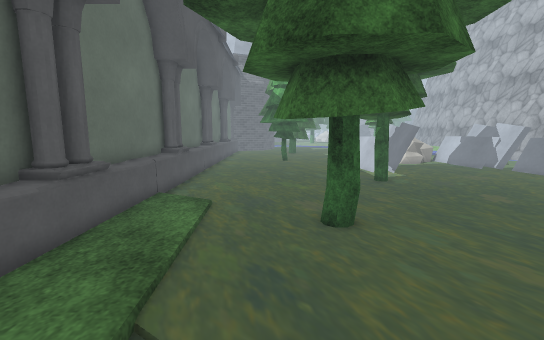
View 1 (above)

23 first-person views from a walk through a scene from a Unity 3-D project. The camera is 1.4 m above the floor, tilts 8° down and sees 90° across. The floor is counted in squares, 0.5 m on a side. Each view is taken from the middle of a square. On the plan, view 1 faces up. The plan holds only what a view shows up to about 19 squares ahead; the rest is blank. The place goes on beyond the plan. Some surface patterns are stand-ins.

View 2
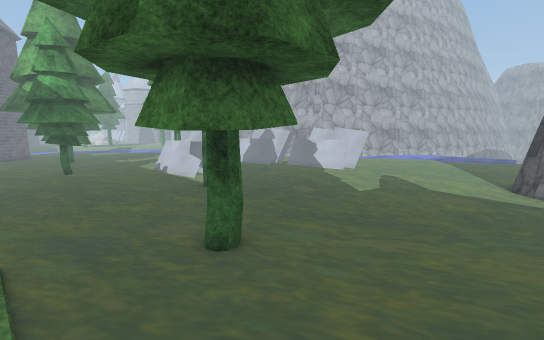

View 3
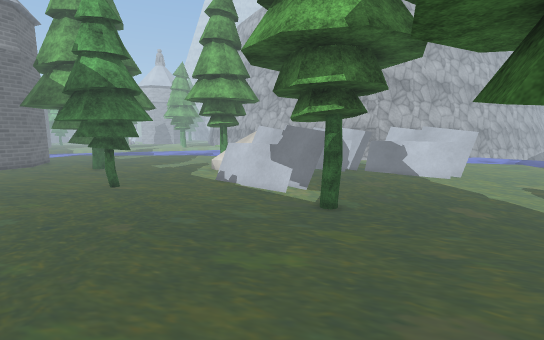

View 4
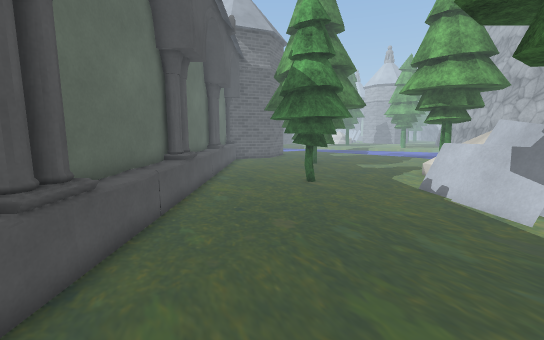

View 5
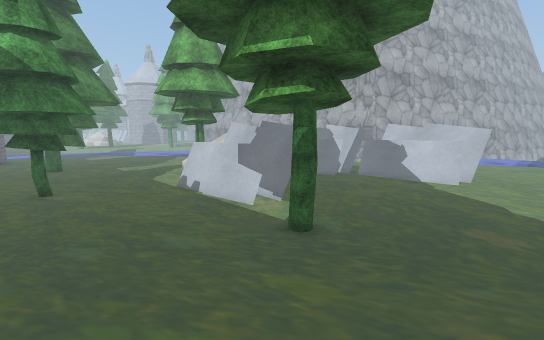

View 6
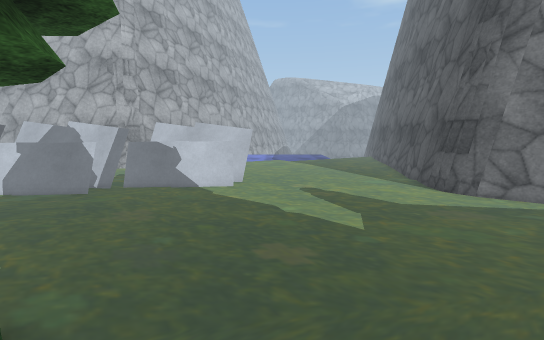

View 7
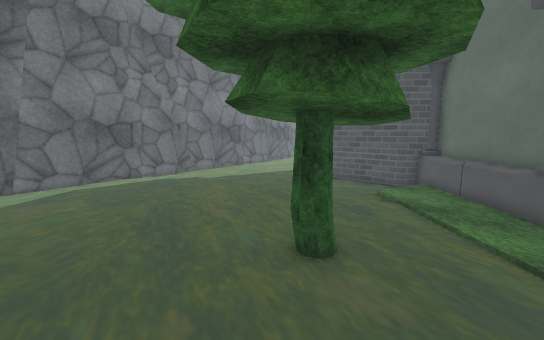

View 8
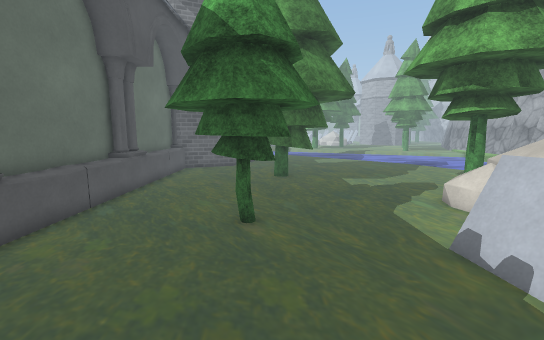

View 9
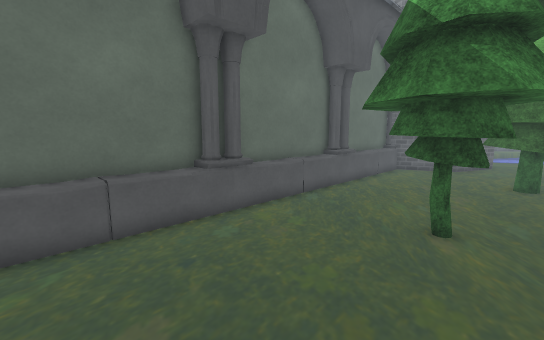

View 10
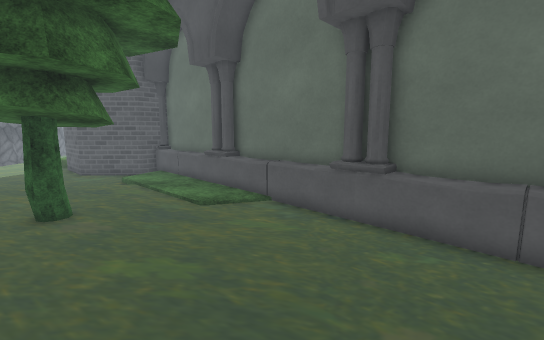

View 11
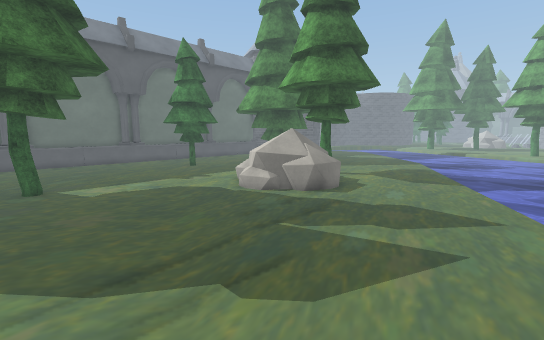

View 12
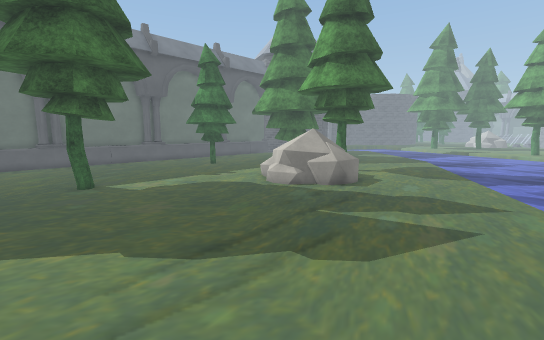

View 13
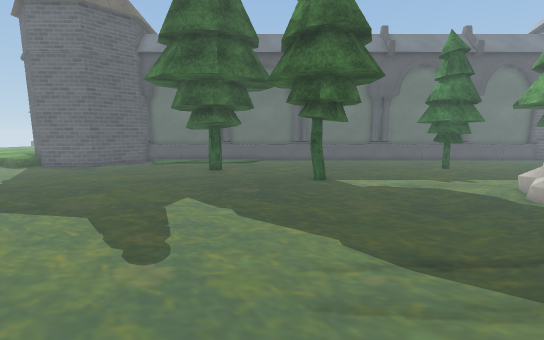

View 14
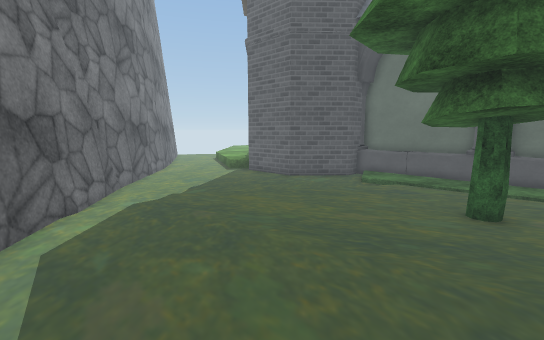

View 15
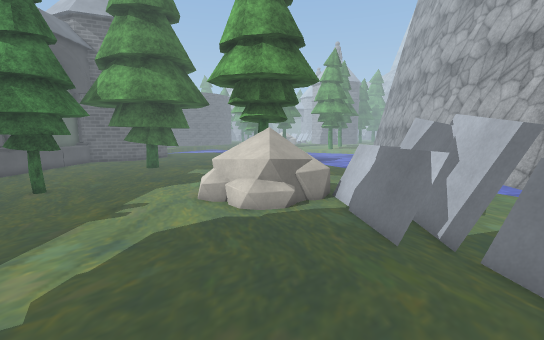

View 16
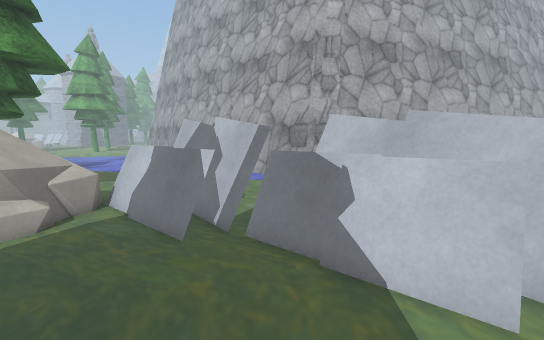

View 17
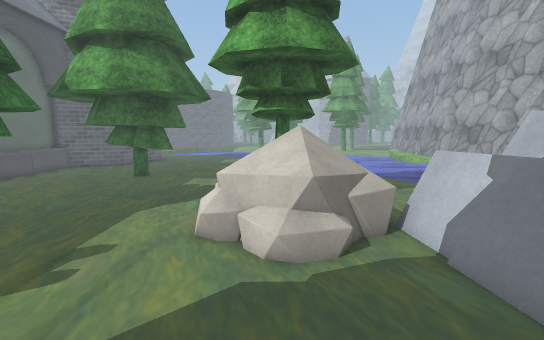

View 18
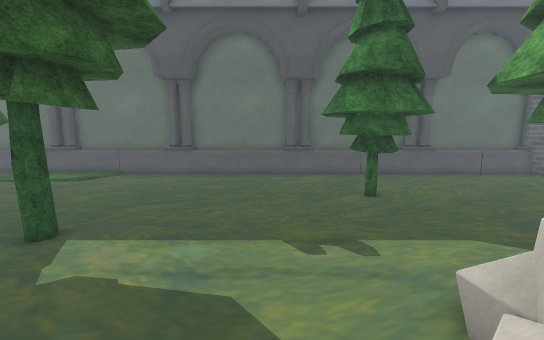

View 19
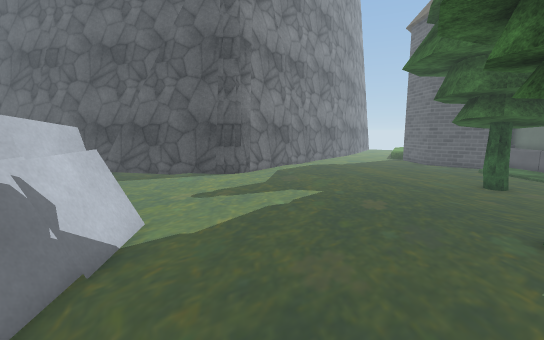

View 20
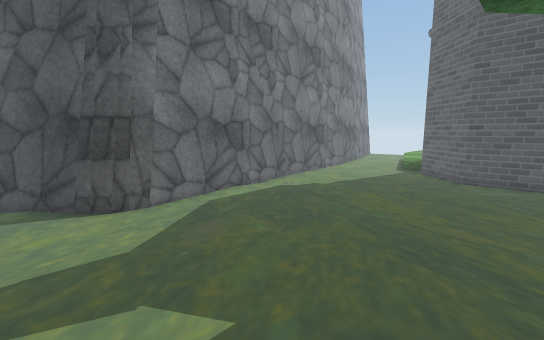

View 21
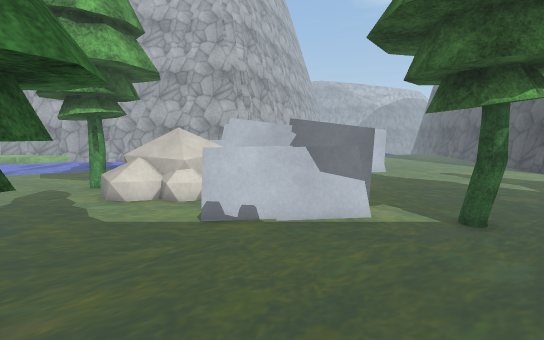

View 22
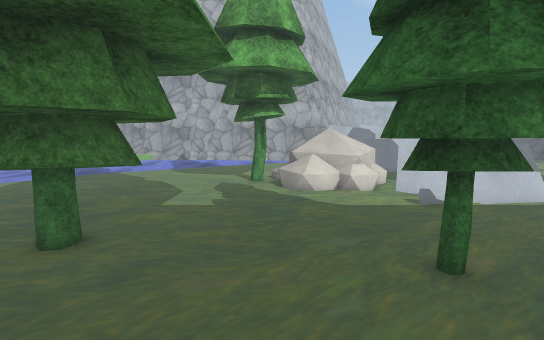

View 23
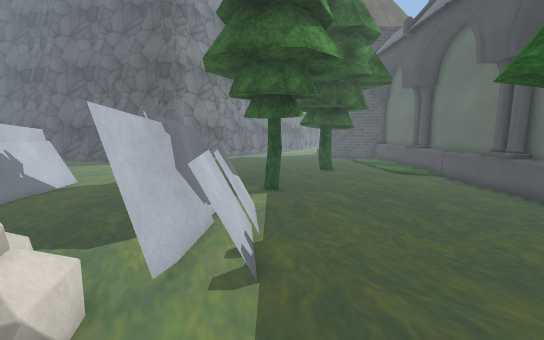

### Floor plan
Key: @ floor where view 1 was taken; # wall or solid block; . main floor; : floor 0.25 m higher than the main floor; / step, stairs or slope; = window, fence, low wall or low ledge; ≈ water the walk keeps out of; T tree; O other object.
Columns run from 6 left of view 1 to 22 right of it. Each row starts with its distance up from view 1.
 36 OO....     T........... ≈≈≈≈≈
 35 OO....T TT T...........≈≈≈≈≈≈
 34 OO....TTTTTT............≈≈≈≈≈
 33 OO....TTTTTT.............≈≈≈≈
 32 OO.....TTTT..............≈≈≈≈
 31 OO...............TT.......≈≈≈
 30 OO...............TT.......≈≈≈
 29 OO...............TT........≈≈
 28 OO............./ TT .......≈≈
 27 OO.....TT....../  T O.......≈
 26 OO....TTT....../     /......≈
 25 OO....TTTT...../     OOO.....
 24 OO....TTT......//  O/OOOO....
 23 OO...........O.O.//..OOOO....
 22 OO...........OOO.....OOOO....
 21 OO...........OOO.....OOOO....
 20 OO...........OOOO.....OOO....
 19 OO...........OOO.......OO....
 18 OO...........OOO.......OOOO..
 17 OO............OO.......OOOO..
 16 OO..........TT.........OOO...
 15 OO..........T..........OOOO.
 14 OO..........T..........OOOO .
 13 OO.....................OOO...
 12 OO.......................O...
 11 OO...........................
 10 OO::...TT....................
  9 OO::..TT.....................
  8  O::..T.TTT..................
  7  O::..TTTTT..................
  6  O::...TTT...................
  5 OO::.........................
  4 OO::/........................
  3 OO:://................===  ..
  2 OO::/................#######=
  1 OO:/................##    ###
  0 OO#...@............##
 -1   ##..............##
 -2    ##.............##
 -3     ##...........##
 -4      #..........##
 -5      #..........##

Where each view was taken, in squares from view 1:
view 1: 0 up, 0 right, facing up
view 2: 2 up, 2 left, facing up-right
view 3: 9 up, 3 left, facing up-right
view 4: 10 up, 1 left, facing up
view 5: 10 up, 0 right, facing up-right
view 6: 11 up, 3 right, facing right
view 7: 14 up, 3 right, facing down
view 8: 17 up, 2 right, facing up
view 9: 17 up, 3 right, facing up-left
view 10: 19 up, 3 right, facing down-left
view 11: 14 up, 22 right, facing up-left
view 12: 12 up, 22 right, facing up-left
view 13: 12 up, 22 right, facing left
view 14: 9 up, 13 right, facing down-left
view 15: 13 up, 12 right, facing up
view 16: 13 up, 12 right, facing up-right
view 17: 17 up, 11 right, facing up
view 18: 21 up, 13 right, facing left
view 19: 21 up, 13 right, facing down
view 20: 12 up, 10 right, facing down
view 21: 21 up, 2 left, facing right
view 22: 29 up, 4 left, facing right
view 23: 28 up, 6 right, facing down
